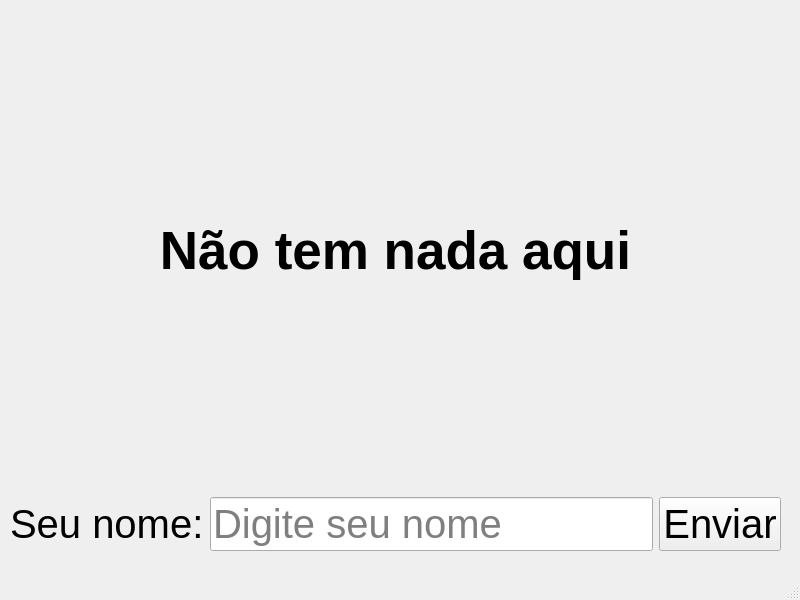
<?xml version="1.0" encoding="UTF-8"?>
<ui version="4.0">
 <class>MainWindow</class>
 <widget class="QMainWindow" name="MainWindow">
  <property name="geometry">
   <rect>
    <x>0</x>
    <y>0</y>
    <width>800</width>
    <height>600</height>
   </rect>
  </property>
  <property name="windowTitle">
   <string>MainWindow</string>
  </property>
  <widget class="QWidget" name="centralwidget">
   <widget class="QWidget" name="gridLayoutWidget">
    <property name="geometry">
     <rect>
      <x>10</x>
      <y>10</y>
      <width>771</width>
      <height>541</height>
     </rect>
    </property>
    <layout class="QGridLayout" name="gridLayout">
     <item row="0" column="0">
      <widget class="QLabel" name="labelResult">
       <property name="font">
        <font>
         <pointsize>40</pointsize>
         <bold>true</bold>
        </font>
       </property>
       <property name="text">
        <string>Não tem nada aqui</string>
       </property>
       <property name="alignment">
        <set>Qt::AlignCenter</set>
       </property>
      </widget>
     </item>
     <item row="1" column="0">
      <layout class="QGridLayout" name="gridLayout_2">
       <item row="0" column="0">
        <widget class="QLabel" name="labelName">
         <property name="font">
          <font>
           <pointsize>30</pointsize>
          </font>
         </property>
         <property name="text">
          <string>Seu nome:</string>
         </property>
        </widget>
       </item>
       <item row="0" column="1">
        <widget class="QLineEdit" name="lineName">
         <property name="font">
          <font>
           <pointsize>30</pointsize>
          </font>
         </property>
         <property name="placeholderText">
          <string>Digite seu nome</string>
         </property>
        </widget>
       </item>
       <item row="0" column="2">
        <widget class="QPushButton" name="buttonSend">
         <property name="font">
          <font>
           <pointsize>30</pointsize>
          </font>
         </property>
         <property name="text">
          <string>Enviar</string>
         </property>
        </widget>
       </item>
      </layout>
     </item>
    </layout>
   </widget>
  </widget>
  <widget class="QMenuBar" name="menubar">
   <property name="geometry">
    <rect>
     <x>0</x>
     <y>0</y>
     <width>800</width>
     <height>22</height>
    </rect>
   </property>
  </widget>
  <widget class="QStatusBar" name="statusbar"/>
 </widget>
 <resources/>
 <connections/>
</ui>
